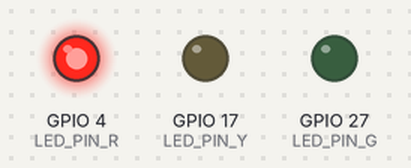
Simulated run of this program. Board: Raspberry Pi (BCM pin numbers). On the bench: output pins drawn as LEDs (lit = HIGH). At 6.0 s the program stops and its outputs stay as they are.

Above: at 0.1 s.
At 2.1 s:
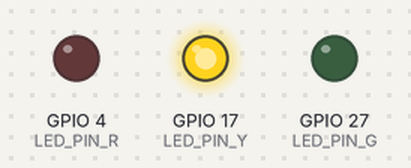
At 4.1 s:
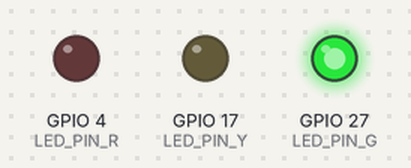
At 6.1 s:
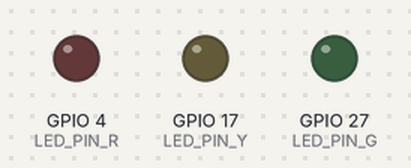
Timing chart, 0 to 7.5 s (numbered marks = the images above):
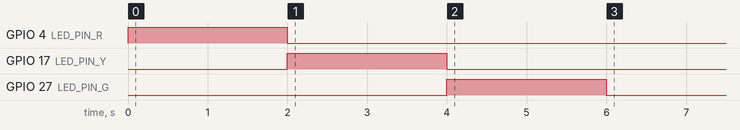

The program:

led_blink_task.py
```python
'''
LED RED,YELLOW,GREEN... 3가지를 연결한 후 2초 간격으로 켜지도록 해보자
Ex) RED 2초 ON, RED OFF & YELLOW 2초 ON, YELLOW OFF & GREEN 2초 ON, GREEN OFF
'''
import RPi.GPIO as GPIO
import time

LED_PIN_R = 4
LED_PIN_Y = 17
LED_PIN_G = 27
GPIO.setmode(GPIO.BCM) #GPIO.BCM or GPIO.BOARD
GPIO.setup(LED_PIN_R,GPIO.OUT) #GPIO.OUT or GPIO.IN
GPIO.setup(LED_PIN_Y,GPIO.OUT)
GPIO.setup(LED_PIN_G,GPIO.OUT)

GPIO.output(LED_PIN_R,GPIO.HIGH)
time.sleep(2)
GPIO.output(LED_PIN_R,GPIO.LOW)

GPIO.output(LED_PIN_Y,GPIO.HIGH)
time.sleep(2)
GPIO.output(LED_PIN_Y,GPIO.LOW)

GPIO.output(LED_PIN_G,GPIO.HIGH)
time.sleep(2)
GPIO.output(LED_PIN_G,GPIO.LOW)
GPIO.cleanup() #GPIO 핀 상태 초기화 xls
```

Measured:
- by itself, GPIO 4 (LED_PIN_R): LOW → HIGH at 0.00 s, → LOW 2.0 s later
- by itself, GPIO 17 (LED_PIN_Y): LOW → HIGH at 2.0 s, → LOW 2.0 s later
- by itself, GPIO 27 (LED_PIN_G): LOW → HIGH at 4.0 s, → LOW 2.0 s later
